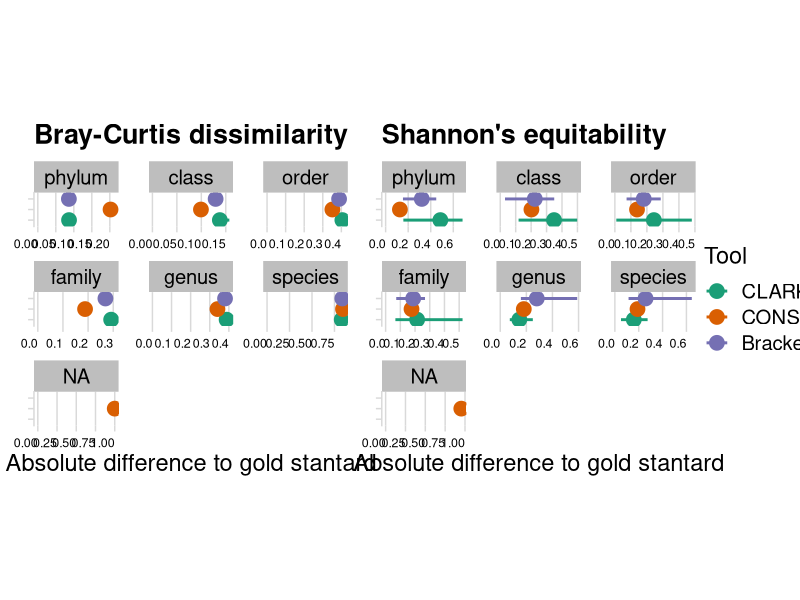

Source code (R): (Note: this script raises an error after producing the figure.)
require(ggplot2)
require(readr)
require(cowplot)
require(dplyr)

pm <- read_tsv("../results/all_tools-profiling_evaluation-CAMI1_all-alternative_postp.tsv")
pm <- pm %>% filter(metric == "Bray-Curtis distance" | metric == "Shannon equitability")
pm <- pm %>%
  group_by(sample, metric) %>%
  mutate(dvalue = abs(value - value[tool == "Gold standard"]))
pm <- pm %>% filter(rank != "superkingdom")
pm <- pm %>% filter(tool != "Gold standard")
pm$rank <- factor(
  pm$rank,
  levels = c("phylum", "class", "order", "family", "genus", "species")
)
pm$tool <- factor(
  pm$tool,
  levels = c("CLARK", "CONSULT-II", "Bracken")
)
pm <- pm %>%
  group_by(rank, tool, metric) %>%
  summarise(lower = min(dvalue), upper = max(dvalue), p = mean(dvalue))

bc_plot <- ggplot(pm %>% filter(metric == "Bray-Curtis distance"), mapping = aes(x = p, y = tool, color = tool)) +
  geom_pointrange(size = 1, linewidth = 1, mapping = aes(xmin = lower, xmax = upper)) +
  facet_wrap(vars(rank), scales = "free_x") +
  xlim(0, NA) +
  theme_minimal_vgrid(font_size = 17) +
  labs(title = "Bray-Curtis dissimilarity", color = "Tool", y = "", x = "Absolute difference to gold stantard") +
  scale_colour_brewer(palette = "Dark2") +
  theme(strip.background = element_rect(fill = "gray")) +
  theme(axis.text.y = element_blank(), axis.text.x = element_text(vjust = 0.5, hjust = 1, size=9)) +
  theme(aspect.ratio = 0.4, panel.spacing.x = unit(1.5, "lines")) +
  theme(plot.margin = unit(c(0, 0, 0, 0), "cm"))

se_plot <- ggplot(pm %>% filter(metric == "Shannon equitability"), mapping = aes(x = p, y = tool, color = tool)) +
  geom_pointrange(size = 1, linewidth = 1, mapping = aes(xmin = lower, xmax = upper)) +
  facet_wrap(vars(rank), scales = "free_x") +
  xlim(0, NA) +
  theme_minimal_vgrid(font_size = 17) +
  labs(title = "Shannon's equitability", color = "Tool", y = "", x = "Absolute difference to gold stantard") +
  scale_colour_brewer(palette = "Dark2") +
  theme(strip.background = element_rect(fill = "gray")) +
  theme(axis.text.y = element_blank(), axis.text.x = element_text(vjust = 0.5, hjust = 1, size=9)) +
  theme(aspect.ratio = 0.4, panel.spacing.x = unit(1.5, "lines")) +
  theme(plot.margin = unit(c(0, 0, 0, 0), "mm"))

prow <- plot_grid(
  bc_plot + theme(legend.position = "none"),
  se_plot + theme(legend.position = "none"),
  ncol = 2,
  rel_heights = c(1, 1),
  vjust = 5,
  hjust = 5
)
legend <- get_legend(
  # create some space to the left of the legend
  se_plot + theme(legend.box.margin = margin(0, 0, 0, 12))
)
plot_grid(prow, legend, rel_widths = c(3, .45))

ggsave2("../figures/profiling_tool_comparison.pdf")
